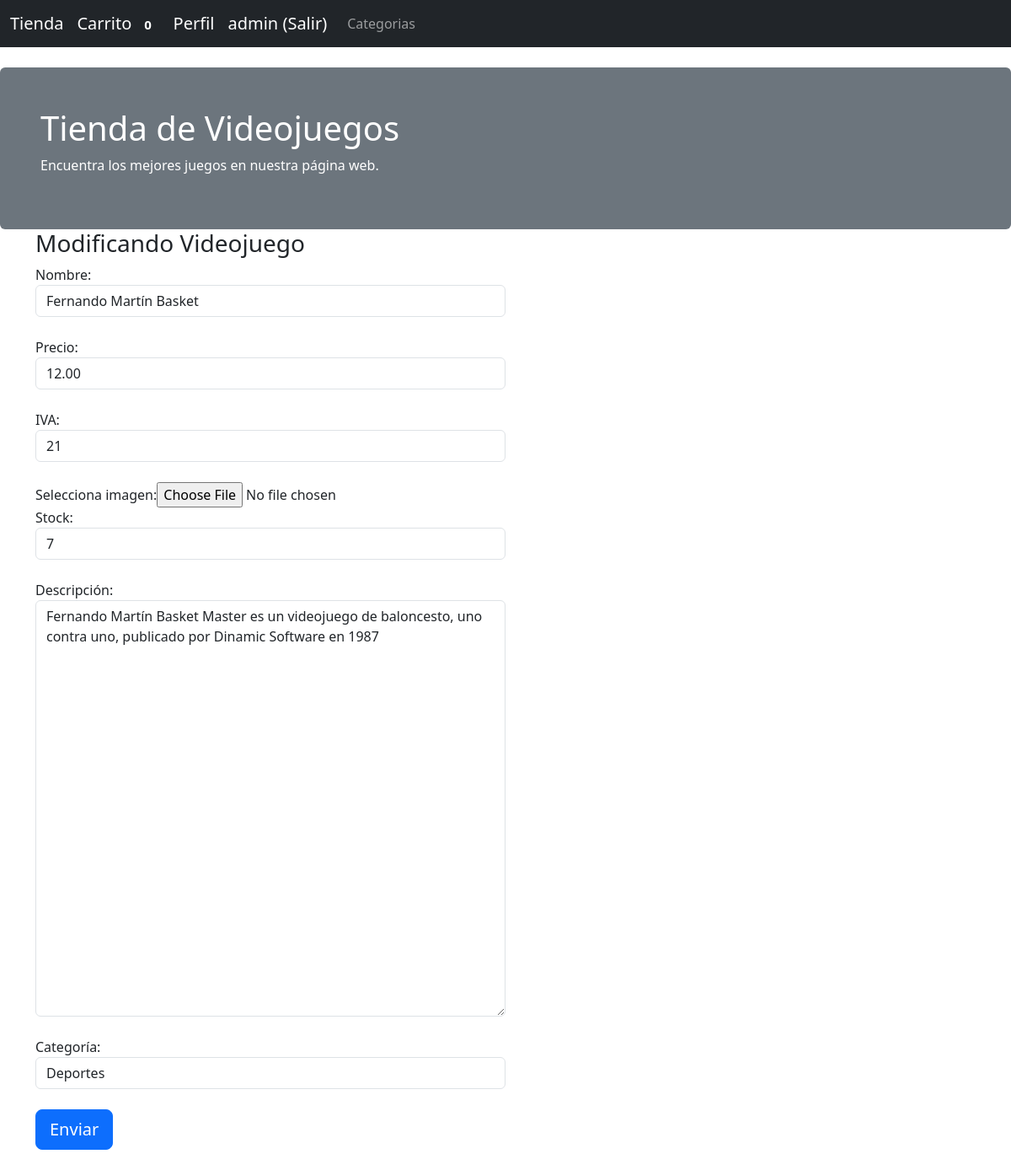
The app's page /articulos/1/edit (signed in) with its own data.
### aplicacion/models.py (models this page shows, shortened)
class Usuarios(db.Model, UserMixin):
    __tablename__ = 'usuarios'
    id = Column(Integer, primary_key=True)
    username = Column(String(100), nullable=False)
    password_hash = Column(String(128), nullable=False)
    nombre= Column(String(200), nullable=False)
    email= Column(String(200), nullable=False)
    admin= Column(Boolean, default=False)
    @property
    def password(self):
        raise AttributeError('password is not a readable attribute')
    def is_admin(self):
        return self.admin

class Articulos(db.Model):
    __tablename__ = 'articulos'
    id = Column(Integer, primary_key=True)
    nombre = Column(String(100), nullable=False)
    precio = Column(Float, default=0)
    iva = Column(Integer, default=21)
    descripcion = Column(String(255))
    image = Column(String(255))
    stock = Column(Integer, default=0)
    CategoriaId=Column(Integer, ForeignKey('categorias.id'), nullable=False)
    categoria = relationship("Categorias", backref="Articulos")

### aplicacion/app.py (the view, shortened to what this page needs)
@app.route('/articulos/<id>/edit', methods=["get","post"])
def articulos_edit(id):
    if not current_user.is_admin():
        abort(404)
    art=Articulos.query.get(id)
    if art is None:
        abort(404)
    form=formArticulo(obj=art)
    categorias=[(c.id, c.nombre) for c in Categorias.query.all()[:]]
    form.CategoriaId.choices = categorias
    return render_template("articulos_new.html",form=form)

### aplicacion/forms.py
class formArticulo(FlaskForm):
    nombre=StringField("Nombre:",validators=[DataRequired("Tienes que introducir el dato")])
    precio=DecimalField("Precio:",default=0,validators=[DataRequired("Tienes que introducir el dato")])
    iva=IntegerField("IVA:",default=21,validators=[DataRequired("Tienes que introducir el dato")])
    descripcion= TextAreaField("Descripción:")
    photo = FileField('Selecciona imagen:')
    stock=IntegerField("Stock:",default=1,validators=[DataRequired("Tienes que introducir el dato")])
    CategoriaId=SelectField("Categoría:",coerce=int)
    submit = SubmitField('Enviar')

### aplicacion/app.py (called while the page is built)
@login_manager.user_loader
def load_user(user_id):
    return Usuarios.query.get(int(user_id))

@app.context_processor
def contar_carrito():
    if not current_user.is_authenticated:
        return {'num_articulos': 0}
    if request.cookies.get(str(current_user.id)) is None:
        return {'num_articulos': 0}
    else:
        datos = json.loads(request.cookies.get(str(current_user.id)))
        return {'num_articulos': len(datos)}

### aplicacion/templates/articulos_new.html (shortened to what this page needs)
{% extends "base2.html" %}
{% block contenido %}
<div class="container">
    <div class="col-md-6">
        <h3>
            {% if form.nombre.data %} Modificando Videojuego {% else %} Nuevo Videojuego {% endif %}
        </h3>
        <form class="form-horizontal"  method="post" enctype="multipart/form-data">
            <div class="form-group">
                {{ form.nombre.label() }}{{form.nombre(size="100",class="form-control")}}<br/>
            </div>
            <div class="form-group">
                {{form.precio.label() }}{{form.precio(size="10",class="form-control")}}<br/>
            </div>
            <div class="form-group">
                {{form.iva.label() }}{{form.iva(size="10",class="form-control")}}<br/>
            </div>
            <div class="form-group">
                {{form.photo.label() }}{{form.photo()}}<br/>
            </div>
            <div class="form-group">
                {{form.stock.label() }}{{form.stock(size="10",class="form-control")}}<br/>
            </div>
            <div class="form-group">
                {{form.descripcion.label() }}<br/>{{form.descripcion(rows="20",cols="60",class="form-control")}}<br/>
            </div>
            <div class="form-group"> {{form.CategoriaId.label() }}{{form.CategoriaId(class="form-control")}}<br/> </div>
            {{form.submit(class="btn btn-lg btn-primary btn-block")}}
        </form>
        <br/>
    </div>
</div>
{% endblock %}

### aplicacion/templates/base2.html (shortened to what this page needs)
{% extends "base.html" %}
{% block navbar %}
    <nav class="navbar navbar-expand-lg navbar-dark bg-dark">
        <div class="container-fluid">
            <a class="navbar-brand" href="/">Tienda</a>
            {% if current_user.is_authenticated %}
                <a class="navbar-brand" href="/carrito"> Carrito <span class="badge">{{num_articulos}}</span></a>
                <a class="navbar-brand" href="/perfil/{{current_user.username}}"> Perfil </a>
                <a class="navbar-brand" href="/logout">{{ current_user.username }} (Salir)</a>
            {% else %}
                <a class="navbar-brand" href="/login"> Login</a>
                <a class="navbar-brand" href="/registro"> Registro</a>
            {% endif %}
            <div class="collapse navbar-collapse" id="navbarNav">
                <ul class="navbar-nav">
                    <li class="nav-item">
                        <a class="nav-link" href="{{url_for('categorias')}}">Categorias</a>
                    </li>
                </ul>
            </div>
        </div>
    </nav>
    <div class="mt-4 p-5 bg-secondary text-white rounded">
        <h1>Tienda de Videojuegos</h1>
        <p>Encuentra los mejores juegos en nuestra página web.</p>
    </div>
{% endblock %}
{% block content %}
<div class="container-fluid">
    <div class="row">
        <div class="container">
            {% block contenido %}{% endblock %}
        </div>
    </div>
</div>
{% endblock %}

### records on screen
Usuarios: username "admin"
Articulos: nombre "Fernando Martín Basket", precio "12.00", iva "21", stock "7", descripcion "Fernando Martín Basket Master es un videojuego de baloncesto, uno contra uno, publicado por Dinamic Software en 1987", CategoriaId "Deportes"

### other values on screen
{{ num_articulos }} "0"
